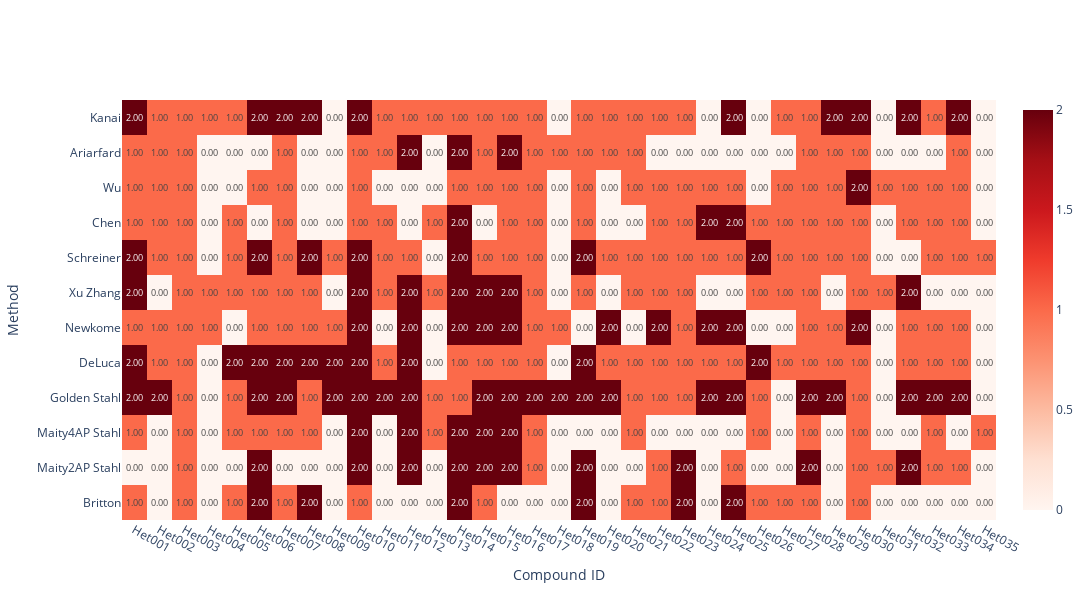

The code cell stored with this chart in its notebook:
### Code cell
# Build the heatmap
fig = go.Figure(
    data=go.Heatmap(
        z=classification_yields_df.T.to_numpy(),
        x=yields_df["id"],
        y=classification_yields_df.columns,
        colorscale="Reds",
        text=classification_yields_df.T.to_numpy(),
        texttemplate="%{text:.2f}",
        showscale=True,
    )
)

# Update layout
fig.update_layout(
    xaxis_title="Compound ID",
    yaxis_title="Method",
    height=len(classification_yields_df.columns) * 50,
    width=len(yields_df["id"]) * 50,
    xaxis=dict(tickangle=30),
    template="plotly",
)

fig.show()

### Figure 1 — Plotly figure (JSON) as saved in the notebook; plotly's stock layout.template omitted (floating-point values rounded to 4 significant figures; data arrays with more than 128 entries replaced by an {"elided": "..."} marker saying what was removed)
{"data": [{"colorscale": [[0, "rgb(255,245,240)"], [0.125, "rgb(254,224,210)"], [0.25, "rgb(252,187,161)"], [0.375, "rgb(252,146,114)"], [0.5, "rgb(251,106,74)"], [0.625, "rgb(239,59,44)"], [0.75, "rgb(203,24,29)"], [0.875, "rgb(165,15,21)"], [1, "rgb(103,0,13)"]], "showscale": true, "text": {"elided": "12x35 int values"}, "texttemplate": "%{text:.2f}", "type": "heatmap", "x": ["Het001", "Het002", "Het003", "Het004", "Het005", "Het006", "Het007", "Het008", "Het009", "Het010", "Het011", "Het012", "Het013", "Het014", "Het015", "Het016", "Het017", "Het018", "Het019", "Het020", "Het021", "Het022", "Het023", "Het024", "Het025", "Het026", "Het027", "Het028", "Het029", "Het030", "Het031", "Het032", "Het033", "Het034", "Het035"], "y": ["Britton", "Maity2AP Stahl", "Maity4AP Stahl", "Golden Stahl", "DeLuca", "Newkome", "Xu Zhang", "Schreiner", "Chen", "Wu", "Ariarfard", "Kanai"], "z": {"elided": "12x35 int values"}}], "layout": {"height": 600, "width": 1750, "xaxis": {"tickangle": 30, "title": {"text": "Compound ID"}}, "yaxis": {"title": {"text": "Method"}}}}
